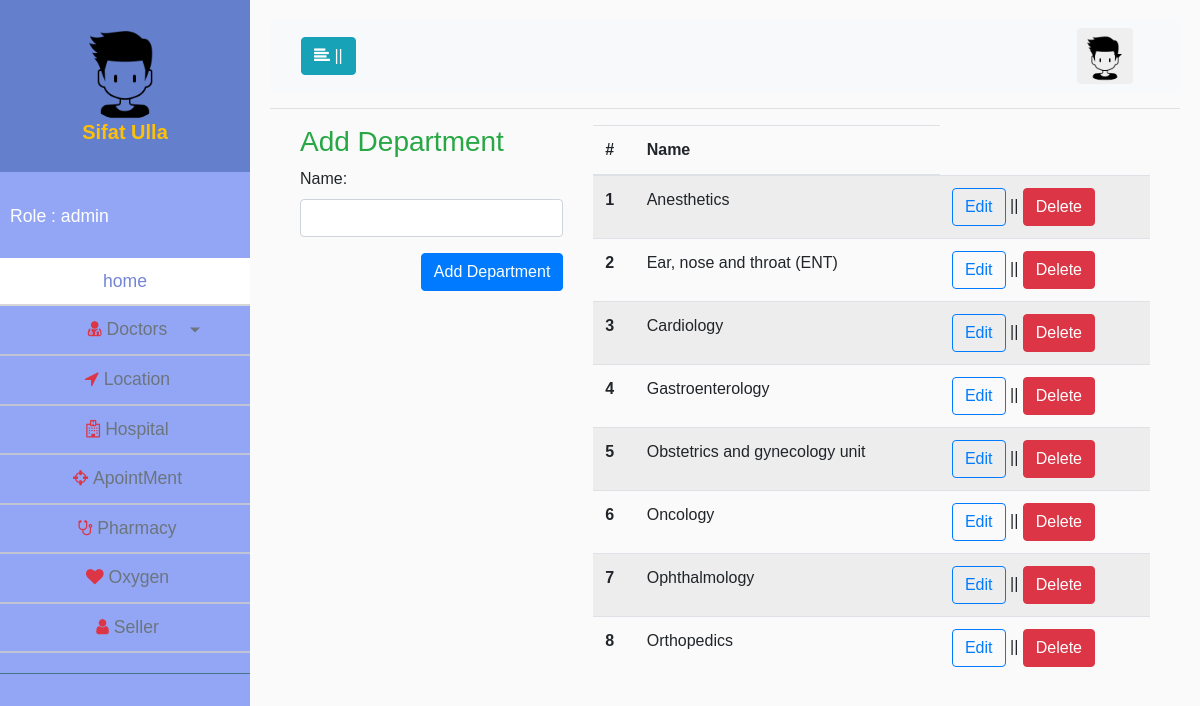
Screenshot of /adminpanel/department.php (signed in) with the database file from the repository.
### tables this page shows
CREATE TABLE `departments` (
  `dept_id` int(11) NOT NULL,
  `dept_name` varchar(200) NOT NULL
);

### classes/Doctors.php (called while the page is built, shortened)
<?php
 $filepath = realpath(dirname(__FILE__));
 include_once ($filepath.'/../lib/Database.php');
class Doctors
{
	private $db;
	function __construct(){
		$this->db = new Database();
	}
	public function allDept(){
		$sql ='SELECT * FROM departments';
		$fetchAll = $this->db->select($sql);
		return $fetchAll;
	}
}

### lib/Database.php (called while the page is built, shortened)
<?php
Class Database{
	public $host   = DB_HOST;
	public $user   = DB_USER;
	public $pass   = DB_PASS;
	public $dbname = DB_NAME;
	public $link;
	private function connectDB(){
	$this->link = new mysqli($this->host, $this->user, $this->pass, $this->dbname);
 }
	public function select($query){
		$result = $this->link->query($query) or die($this->link->error.__LINE__);
		if($result->num_rows > 0){
			return $result;
		} else {
			return false;
		}
	}
}

### adminpanel/department.php (the view, shortened to what this page needs)
<?php include "inc/header.php";
 ?>
		<div class="container-fluid">
			<div class="container">
				<div class="row">
					<div class="col-md-4">
						<?php
							if (isset($_GET['editdept'])) {
								include "inc/editdept.php";
							} else {
								include "inc/adddept.php";
							}
						 ?>
					</div>
					<div class="col-md-8">
						<table class="table table-striped">
							  <thead>
							    <tr>
							      <th scope="col">#</th>
							      <th scope="col">Name</th>
							    </tr>
							  </thead>
							  <tbody>
							  	<?php
									$doc = $Doctors->allDept();
									if ($doc) {
										$i = 0;
									  	while($value = $doc->fetch_assoc()){
									  		$i++;
								?>
								    <tr>
								      <th scope="row"><?php echo $i; ?></th>
								      <td><?php echo $value['dept_name']; ?>
								      <td><a href="?editdept&id=<?php echo $value['dept_id']; ?>" class="btn btn-outline-primary">Edit</a> || <a href="?deletedept=<?php echo $value['dept_id']; ?>" class="btn btn-danger">Delete</a></td>
								    </tr>
							    <?php }} ?>
							  </tbody>
						</table>
					</div>
				</div>
			</div>
		</div>
<?php
	include "inc/footer.php";
?>

### css/style.css (style rules this page uses)
body { font-family: 'Poppins', sans-serif; background: #fafafa; }

### rows the page displays
departments: dept_name "Anesthetics"
departments: dept_name "Ear, nose and throat (ENT)"
departments: dept_name "Cardiology"
departments: dept_name "Gastroenterology"
departments: dept_name "Obstetrics and gynecology unit"
departments: dept_name "Oncology"
departments: dept_name "Ophthalmology"
departments: dept_name "Orthopedics"

### other values shown
$_SESSION['f_name'] "Sifat"
$_SESSION['l_name'] "Ulla"
